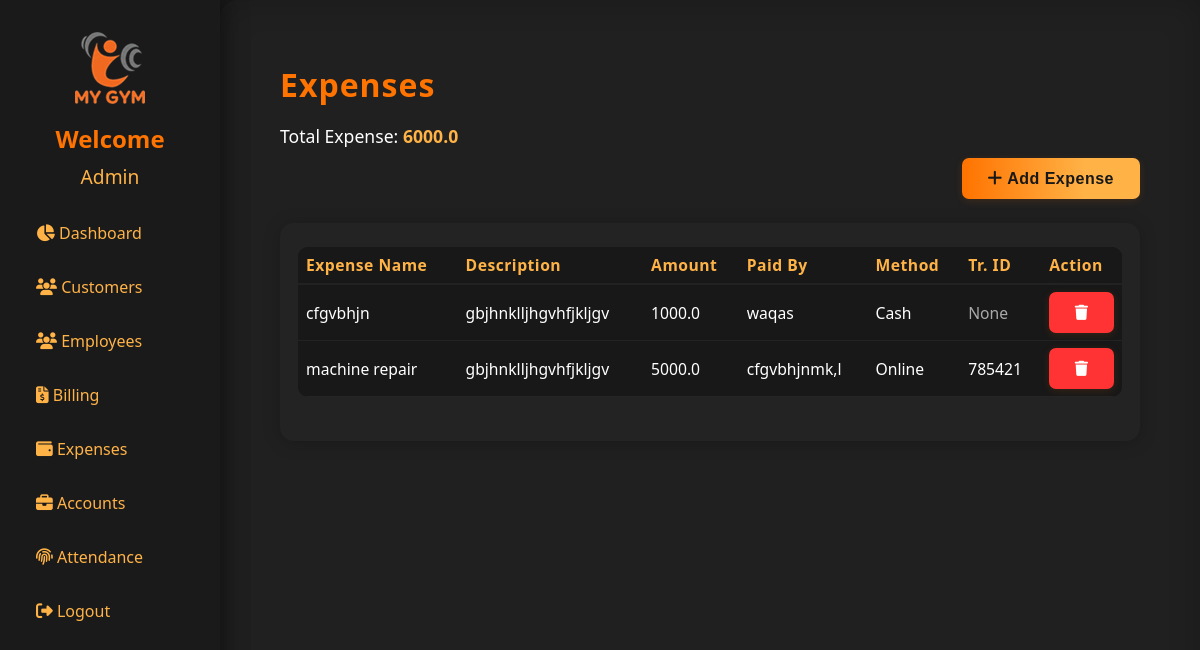
The page /expenses (signed in) on the database as committed earlier.
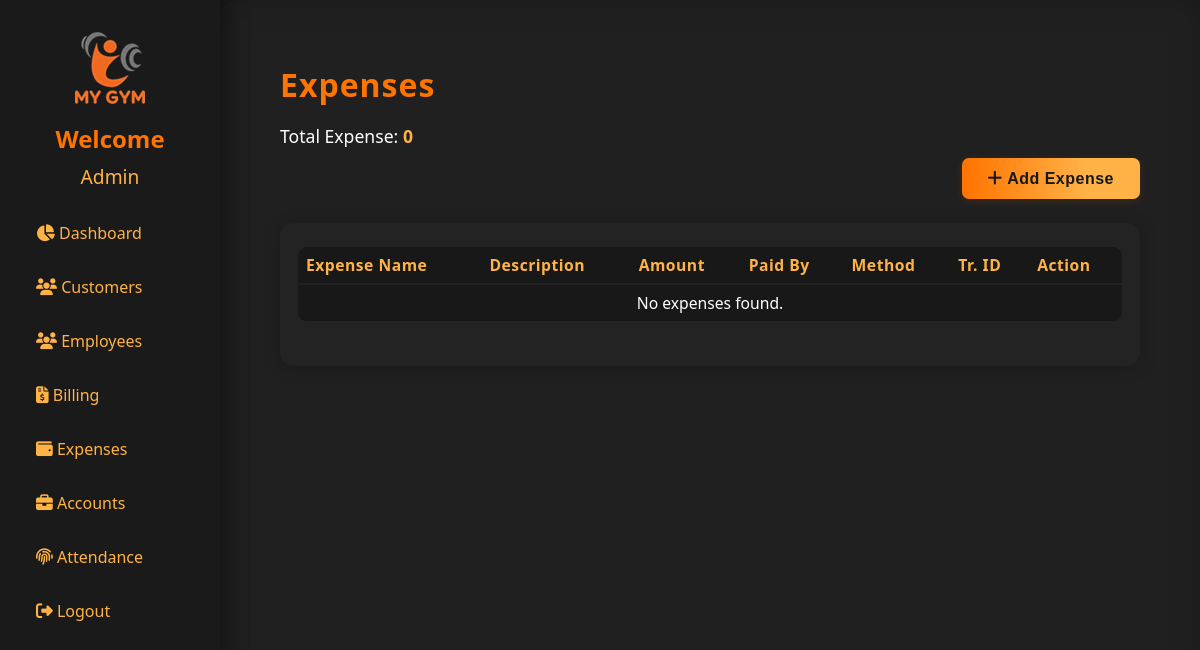
The same page on the database as committed later.
### models.py (models this page shows)
class Expense(db.Model):
    id = db.Column(db.Integer, primary_key=True)
    name = db.Column(db.String(120), nullable=False)
    description = db.Column(db.String(255), nullable=True)
    amount = db.Column(db.Float, nullable=False)
    paid_by = db.Column(db.String(120), nullable=False)  # Employee name
    payment_method = db.Column(db.String(50), nullable=False)
    transaction_id = db.Column(db.String(100), nullable=True)
    date = db.Column(db.DateTime, default=datetime.utcnow)

### app.py (the view)
@app.route('/expenses', methods=['GET', 'POST'])
@login_required
def expenses():
    employees = Employee.query.all()
    expenses = Expense.query.order_by(Expense.date.desc()).all()
    total_expense = sum(e.amount for e in expenses)
    return render_template('expenses.html', expenses=expenses, employees=employees, total_expense=total_expense)

### app.py (called while the page is built)
@login_manager.user_loader
def load_user(user_id):
    return db.session.get(User, int(user_id))

### templates/expenses.html (shortened to what this page needs)
{% extends "base.html" %}
{% block content %}
<h1 style="color:#ff7300; letter-spacing:1px; margin-bottom: 18px;">Expenses</h1>
<div style="font-size: 1.1em; margin-bottom: 10px; color: #fff;">
    Total Expense: <span style="color:#ffb347; font-weight:600;">{{ total_expense }}</span>
</div>
<div style="text-align: right; margin-bottom: 24px;">
  <button class="leet-btn" style="width:auto; padding:12px 26px; font-size:1em;" onclick="openAddExpenseModal()">
      <i class="fa fa-plus"></i> Add Expense
  </button>
</div>
<div class="customers-table-wrap">
    <table class="customers-table" style="font-size: 0.99em;">
        <thead>
            <tr>
                <th>Expense Name</th>
                <th>Description</th>
                <th>Amount</th>
                <th>Paid By</th>
                <th>Method</th>
                <th>Tr. ID</th>
                <th>Action</th>
            </tr>
        </thead>
        <tbody>
            {% for e in expenses %}
            <tr>
                <td>{{ e.name }}</td>
                <td>
                    {% if e.description and e.description|length > 20 %}
                        <span title="{{ e.description }}">{{ e.description[:20] }}&hellip;</span>
                    {% else %}
                        {{ e.description }}
                    {% endif %}
                </td>
                <td>{{ e.amount }}</td>
                <td>{{ e.paid_by }}</td>
                <td>{{ e.payment_method }}</td>
                <td>
                    {% if e.payment_method == 'Online' and e.transaction_id %}
                        {{ e.transaction_id }}
                    {% else %}
                        <span style="color:#aaa;">None</span>
                    {% endif %}
                </td>
                <td>
                    <form method="POST" action="{{ url_for('delete_expense', expense_id=e.id) }}" style="display:inline;">
                        <button type="submit" class="leet-btn delete-btn" style="padding: 6px 16px; font-size:0.92em;">
                            <i class="fa fa-trash"></i>
                        </button>
                    </form>
                </td>
            </tr>
            {% else %}
            <tr>
                <td colspan="7" style="text-align:center;">No expenses found.</td>
            </tr>
            {% endfor %}
        </tbody>
    </table>
</div>
{% endblock %}

Rows that differ between the two databases and show on the page:
removed Expense: name "cfgvbhjn", description "gbjhnklljhgvhfjkljgv", amount "1000.0", paid_by "waqas", payment_method "Cash", shows "None"
removed Expense: name "machine repair", description "gbjhnklljhgvhfjkljgv", amount "5000.0", paid_by "cfgvbhjnmk,l", payment_method "Online", transaction_id "785421"
Other text that changed with them:
{{ total_expense }}: "6000.0" → "0"
text now shown: "No expenses found."
